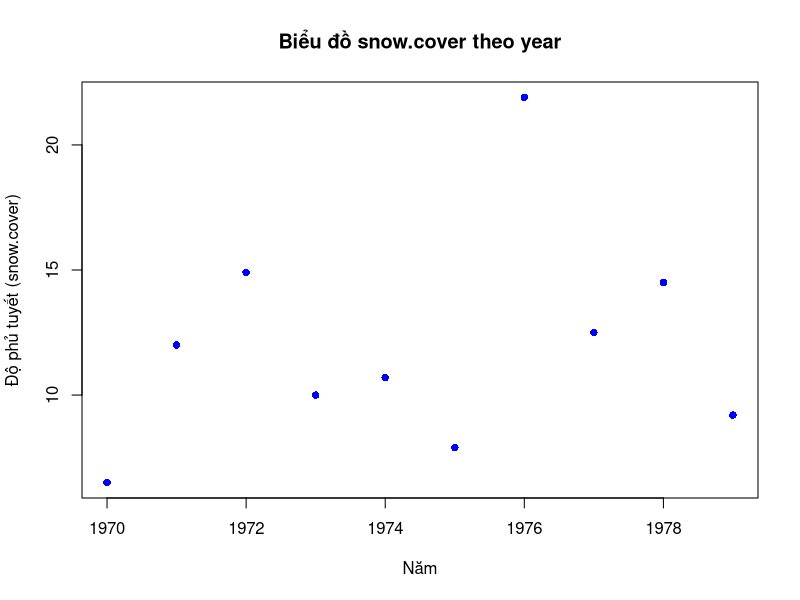
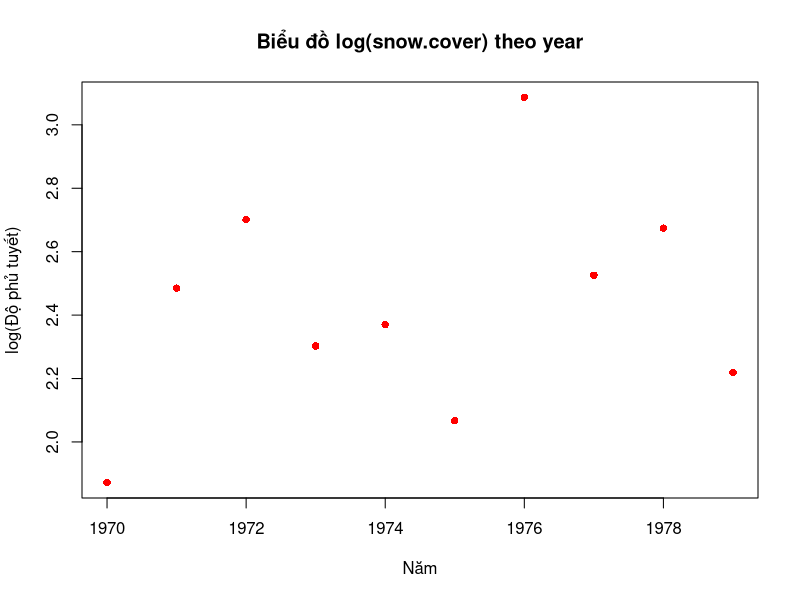
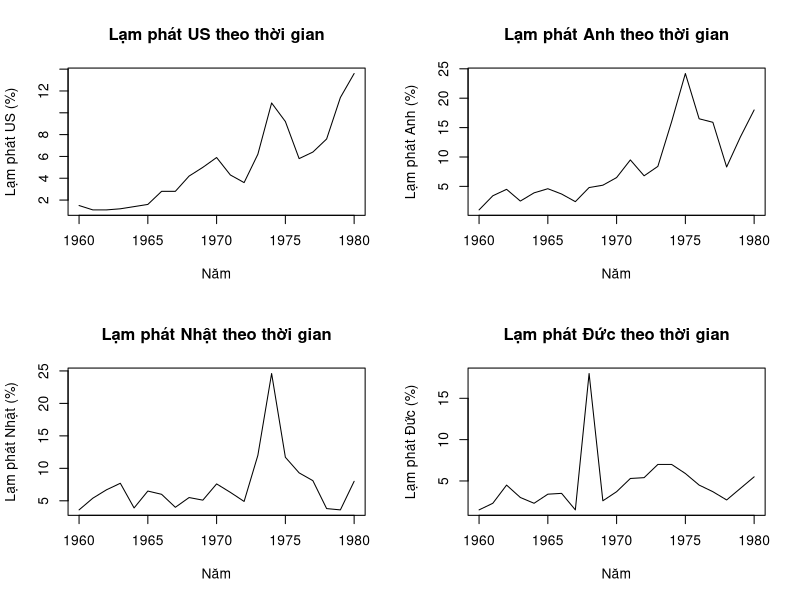
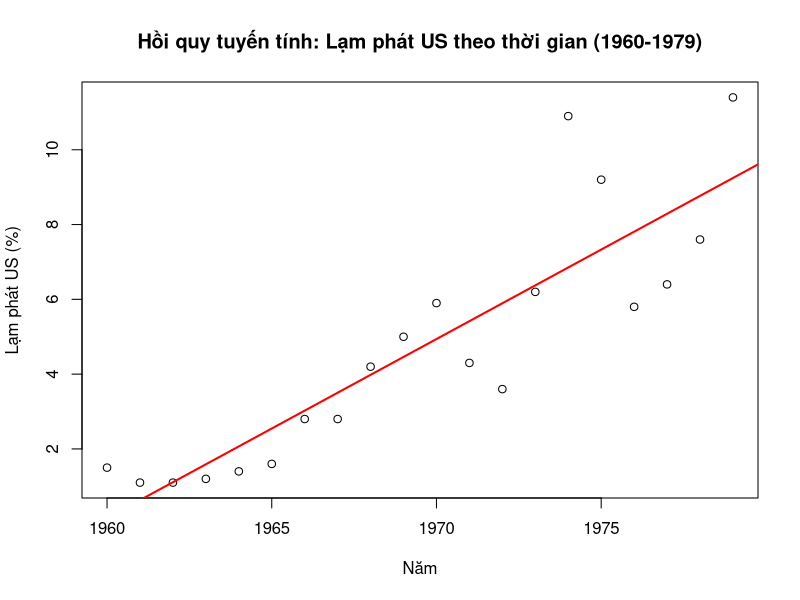

These figures' R source, in order: (Note: this script raises an error after producing the figures.)

# =============== Bài 1 ====================
# a. Nhập số liệu trên vào R.
# Tạo dữ liệu
data <- data.frame(
  year = 1970:1979,
  snow_cover = c(6.5, 12.0, 14.9, 10.0, 10.7, 7.9, 21.9, 12.5, 14.5, 9.2)
)

# Hiển thị dữ liệu
print(data)


# b. Vẽ snow.cover theo year.

# Vẽ biểu đồ snow.cover theo year
plot(data$year, data$snow_cover, pch = 16, col = "blue",
     main = "Biểu đồ snow.cover theo year",
     xlab = "Năm", ylab = "Độ phủ tuyết (snow.cover)")



# c. Lặp lại câu b. sau khi lấy logarit của biến snow.cover
str(data)

# Tạo biến mới với giá trị logarit
data$log_snow_cover <- log(data$snow_cover)

# Vẽ lại biểu đồ với giá trị logarit
plot(data$year, data$log_snow_cover, pch = 16, col = "red",
     main = "Biểu đồ log(snow.cover) theo year",
     xlab = "Năm", ylab = "log(Độ phủ tuyết)")


# =============== Bài 2 ====================

# a. Nhập số liệu vào R
lamphat1 <- data.frame(
  Nam = 1960:1980,
  US = c(1.5, 1.1, 1.1, 1.2, 1.4, 1.6, 2.8, 2.8, 4.2, 5.0, 5.9, 4.3, 3.6, 6.2, 10.9, 9.2, 5.8, 6.4, 7.6, 11.4, 13.6),
  Anh = c(1.0, 3.4, 4.5, 2.5, 3.9, 4.6, 3.7, 2.4, 4.8, 5.2, 6.5, 9.5, 6.8, 8.4, 16.0, 24.2, 16.5, 15.9, 8.3, 13.4, 18.0)
)

lamphat2 <- data.frame(
  Nam = 1960:1980,
  Nhat = c(3.6, 5.4, 6.7, 7.7, 3.9, 6.5, 6.0, 4.0, 5.5, 5.1, 7.6, 6.3, 4.9, 12.0, 24.6, 11.7, 9.3, 8.1, 3.8, 3.6, 8.0),
  Duc = c(1.5, 2.3, 4.5, 3.0, 2.3, 3.4, 3.5, 1.5, 18.0, 2.6, 3.7, 5.3, 5.4, 7.0, 7.0, 5.9, 4.5, 3.7, 2.7, 4.1, 5.5)
)

# b. Trộn 2 data.frame trên vào 1 data.frame duy nhất là lamphat theo Nam.
lamphat <- merge(lamphat1, lamphat2, by = "Nam")
print(lamphat)

# c. Đếm số năm các nước US, Anh, Nhật, Đức có tỉ lệ lạm phát trên 5%.
# Đếm số năm lạm phát ở US trên 5%
sum(lamphat$US > 5)

# Đếm số năm lạm phát ở Anh trên 5%
sum(lamphat$Anh > 5)

# Đếm số năm lạm phát ở Nhật trên 5%
sum(lamphat$Nhat > 5)

# Đếm số năm lạm phát ở Đức trên 5%
sum(lamphat$Duc > 5)

# d. Vẽ đồ thị phân tán về tỉ lệ lạm phát cho mỗi quốc gia theo thời gian. Cho nhận xét tổng quát về lạm phát của 4 nước?
par(mfrow = c(2, 2)) # Chia màn hình thành 2x2 để vẽ 4 đồ thị

plot(lamphat$Nam, lamphat$US, type = "l", xlab = "Năm", ylab = "Lạm phát US (%)", main = "Lạm phát US theo thời gian")
plot(lamphat$Nam, lamphat$Anh, type = "l", xlab = "Năm", ylab = "Lạm phát Anh (%)", main = "Lạm phát Anh theo thời gian")
plot(lamphat$Nam, lamphat$Nhat, type = "l", xlab = "Năm", ylab = "Lạm phát Nhật (%)", main = "Lạm phát Nhật theo thời gian")
plot(lamphat$Nam, lamphat$Duc, type = "l", xlab = "Năm", ylab = "Lạm phát Đức (%)", main = "Lạm phát Đức theo thời gian")

# Nhận xét:

# - US: Lạm phát khá biến động, đa phần là tăng lên, từ năm 1970-1972 và 1974-1976 có phần giảm đôi chút 

# - Anh: Lạm phát có vẻ biến động mạnh, tăng khá nanh vào những năm 1970-1975

# - Nhật: Lạm phát ở Nhật trước 1972 có phần ổn định, tuy nhiên từ 1972 đến 1974 thì lại tăng rất cao, sau đó giảm xuống

# - Đức: Lạm phát ở Đức dường như ổn định hơn so với ba nước còn lại trong phần lớn giai đoạn, mặc dù có một đỉnh điểm là vào 1968-1969

# e. Tính trung bình, trung vị, Max, Min, độ lệch chuẩn, sai số chuẩn của từng nước?

thongke_lamphat <- data.frame(
  QuocGia = c("US", "Anh", "Nhat", "Duc"),
  TrungBinh = c(mean(lamphat$US), mean(lamphat$Anh), mean(lamphat$Nhat), mean(lamphat$Duc)),
  TrungVi = c(median(lamphat$US), median(lamphat$Anh), median(lamphat$Nhat), median(lamphat$Duc)),
  Max = c(max(lamphat$US), max(lamphat$Anh), max(lamphat$Nhat), max(lamphat$Duc)),
  Min = c(min(lamphat$US), min(lamphat$Anh), min(lamphat$Nhat), min(lamphat$Duc)),
  DoLechChuan = c(sd(lamphat$US), sd(lamphat$Anh), sd(lamphat$Nhat), sd(lamphat$Duc)),
  SaiSoChuan = c(sd(lamphat$US) / sqrt(nrow(lamphat)),
                 sd(lamphat$Anh) / sqrt(nrow(lamphat)),
                 sd(lamphat$Nhat) / sqrt(nrow(lamphat)),
                 sd(lamphat$Duc) / sqrt(nrow(lamphat)))
)

# f. Để xác định lạm phát nước nào biến thiên nhiều hơn, ta cần dựa vào tham số thống kê nào? Kết luận?
# Để xác định mức độ biến thiên của lạm phát giữa các nước, ta cần dựa vào độ lệch chuẩn (standard deviation). Độ lệch chuẩn đo lường sự phân tán của các giá trị xung quanh giá trị trung bình. Độ lệch chuẩn càng cao thì mức độ biến thiên càng lớn.
# Kết luận: Anh là nước có mức độ biến thiên lạm phát cao nhất

# g:
lamphat1 <- subset(lamphat, Nam < 1980)
print(lamphat1)

#h
# Tính các giá trị cần thiết
n1 <- nrow(lamphat1)
mean_nam1 <- mean(lamphat1$Nam)
mean_us1 <- mean(lamphat1$US)
sum_xy <- sum(lamphat1$Nam * lamphat1$US)
sum_x_squared <- sum(lamphat1$Nam^2)

# Tính beta2_hat
beta2_hat <- (sum_xy - n1 * mean_nam1 * mean_us1) / (sum_x_squared - n1 * mean_nam1^2)

# Tính beta1_hat
beta1_hat <- mean_us1 - beta2_hat * mean_nam1

cat("Hệ số hồi quy cho lạm phát US theo thời gian (sử dụng lamphat1):\nBeta0 (Intercept):", beta1_hat, "\nBeta1 (Slope):", beta2_hat, "\n\n")

# test bằng lm
model_us <- lm(US ~ Nam, data = lamphat1)
coefficients(model_us)

# Vẽ đồ thị
par(mfrow = c(1, 1))
plot(lamphat1$Nam, lamphat1$US,
     xlab = "Năm",
     ylab = "Lạm phát US (%)",
     main = "Hồi quy tuyến tính: Lạm phát US theo thời gian (1960-1979)")

# Thêm đường hồi quy
abline(a = beta1_hat, b = beta2_hat, col = "red", lwd = 2)

# i. Dự đoán lạm phát US năm 1980
predicted_1980 <- beta1_hat + beta2_hat * 1980
cat("Dự đoán lạm phát US năm 1980:", predicted_1980, "%\n")

# Lạm phát thực tế năm 1980 (từ data.frame lamphat)
actual_1980 <- lamphat$US[lamphat$Nam == 1980]
cat("Lạm phát US thực tế năm 1980:", actual_1980, "%\n")

# So sánh
cat("Sai số dự đoán:", predicted_1980 - actual_inflation_1980, "%\n")


# ==============================Bài 3 ========================
# a. Ve bieu do
# Dữ liệu số cây
y <- c(7, 8, 6, 4, 9, 11, 9, 9, 9, 10, 9, 8, 11, 5, 8, 5, 8, 8, 7, 8, 3, 5, 8, 7, 10, 7, 8, 9, 8, 11, 10, 8, 9, 8, 9, 9, 7, 8, 13, 8, 9, 6, 7, 9, 9, 7, 9, 5, 6, 5, 6, 9, 8, 8, 4, 4, 7, 7, 8, 9, 10, 2, 7, 10, 8, 10, 6, 7, 7, 8)

# Vẽ biểu đồ tần suất (histogram)
hist(y, main = "Biểu đồ tần suất số cây đường kính > 12cm", xlab = "Số cây", ylab = "Tần số", col = "lightblue")


# b. Tính trung bình mẫu y và độ lệch chuẩn mẫu s của Y

# Tính trung bình mẫu
mean_y <- mean(y)
cat("Trung bình mẫu (Ȳ):", mean_y, "\n")

# Tính độ lệch chuẩn mẫu
sd_cay <- sd(y)
cat("Độ lệch chuẩn mẫu (s):", sd_cay, "\n")

# c.

y <- c(7, 8, 6, 4, 9, 11, 9, 9, 9, 10, 9, 8, 11, 5, 8, 5, 8, 8, 7, 8, 3, 5, 8, 7, 10, 7, 8, 9, 8, 11, 10, 8, 9, 8, 9, 9, 7, 8, 13, 8, 9, 6, 7, 9, 9, 7, 9, 5, 6, 5, 6, 9, 8, 8, 4, 4, 7, 7, 8, 9, 10, 2, 7, 10, 8, 10, 6, 7, 7, 8)

# Xây dựng hàm khoang
khoang <- function(x, k) {
  m <- mean(x)
  s <- sd(x)
  lower <- m - k * s
  upper <- m + k * s
  return(c(lower = lower, upper = upper))
}

# Tính khoảng ước lượng cho k = 1, 2, 3
khoang_k1 <- khoang(y, 1)
khoang_k2 <- khoang(y, 2)
khoang_k3 <- khoang(y, 3)

cat("Khoảng ước lượng (k=1): [", khoang_k1["lower"], ",", khoang_k1["upper"], "]\n")
cat("Khoảng ước lượng (k=2): [", khoang_k2["lower"], ",", khoang_k2["upper"], "]\n")
cat("Khoảng ước lượng (k=3): [", khoang_k3["lower"], ",", khoang_k3["upper"], "]\n")

# Tính tỷ lệ các mảnh đất nằm trong mỗi khoảng
ty_le_k1 <- mean(y >= khoang_k1["lower"] & y <= khoang_k1["upper"])
ty_le_k2 <- mean(y >= khoang_k2["lower"] & y <= khoang_k2["upper"])
ty_le_k3 <- mean(y >= khoang_k3["lower"] & y <= khoang_k3["upper"])

cat("Tỷ lệ nằm trong khoảng k=1:", ty_le_k1 * 100, "%\n")
cat("Tỷ lệ nằm trong khoảng k=2:", ty_le_k2 * 100, "%\n")
cat("Tỷ lệ nằm trong khoảng k=3:", ty_le_k3 * 100, "%\n")

# So sánh với quy tắc thực nghiệm
cat("\nSo sánh với quy tắc thực nghiệm:\n")
cat("- Khoảng ± 1 độ lệch chuẩn (k=1): Quy tắc thực nghiệm ≈ 68%, Thực tế =", ty_le_k1 * 100, "%\n")
cat("- Khoảng ± 2 độ lệch chuẩn (k=2): Quy tắc thực nghiệm ≈ 95%, Thực tế =", ty_le_k2 * 100, "%\n")
cat("- Khoảng ± 3 độ lệch chuẩn (k=3): Quy tắc thực nghiệm ≈ 99.7%, Thực tế =", ty_le_k3 * 100, "%\n")
